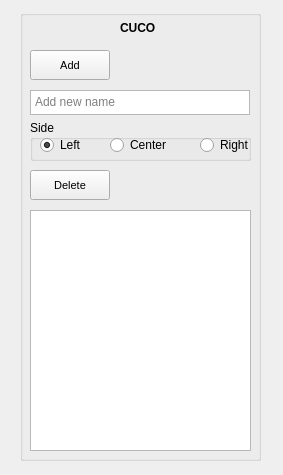
<?xml version="1.0" encoding="UTF-8"?>
<ui version="4.0">
 <class>CUCO</class>
 <widget class="QWidget" name="CUCO">
  <property name="geometry">
   <rect>
    <x>0</x>
    <y>0</y>
    <width>283</width>
    <height>475</height>
   </rect>
  </property>
  <property name="windowTitle">
   <string>Form</string>
  </property>
  <widget class="QGroupBox" name="controlGroupBox">
   <property name="geometry">
    <rect>
     <x>20</x>
     <y>10</y>
     <width>241</width>
     <height>451</height>
    </rect>
   </property>
   <property name="title">
    <string/>
   </property>
   <widget class="QLabel" name="label">
    <property name="geometry">
     <rect>
      <x>100</x>
      <y>10</y>
      <width>41</width>
      <height>16</height>
     </rect>
    </property>
    <property name="font">
     <font>
      <pointsize>9</pointsize>
      <weight>75</weight>
      <bold>true</bold>
     </font>
    </property>
    <property name="text">
     <string>CUCO</string>
    </property>
   </widget>
   <widget class="QPushButton" name="addControl">
    <property name="geometry">
     <rect>
      <x>10</x>
      <y>40</y>
      <width>80</width>
      <height>30</height>
     </rect>
    </property>
    <property name="font">
     <font>
      <pointsize>8</pointsize>
     </font>
    </property>
    <property name="text">
     <string>Add</string>
    </property>
   </widget>
   <widget class="QListWidget" name="controlList">
    <property name="geometry">
     <rect>
      <x>10</x>
      <y>200</y>
      <width>221</width>
      <height>241</height>
     </rect>
    </property>
    <property name="font">
     <font>
      <pointsize>10</pointsize>
     </font>
    </property>
    <property name="alternatingRowColors">
     <bool>true</bool>
    </property>
    <property name="resizeMode">
     <enum>QListView::Adjust</enum>
    </property>
    <property name="spacing">
     <number>2</number>
    </property>
   </widget>
   <widget class="QPushButton" name="deleteControlBTN">
    <property name="geometry">
     <rect>
      <x>10</x>
      <y>160</y>
      <width>80</width>
      <height>30</height>
     </rect>
    </property>
    <property name="font">
     <font>
      <pointsize>8</pointsize>
     </font>
    </property>
    <property name="text">
     <string>Delete</string>
    </property>
   </widget>
   <widget class="QTextEdit" name="newControlName">
    <property name="geometry">
     <rect>
      <x>10</x>
      <y>80</y>
      <width>220</width>
      <height>25</height>
     </rect>
    </property>
    <property name="placeholderText">
     <string>Add new name</string>
    </property>
   </widget>
   <widget class="QGroupBox" name="groupBox">
    <property name="geometry">
     <rect>
      <x>10</x>
      <y>110</y>
      <width>221</width>
      <height>41</height>
     </rect>
    </property>
    <property name="title">
     <string>Side</string>
    </property>
    <widget class="QRadioButton" name="rigthSide">
     <property name="geometry">
      <rect>
       <x>170</x>
       <y>10</y>
       <width>49</width>
       <height>30</height>
      </rect>
     </property>
     <property name="baseSize">
      <size>
       <width>0</width>
       <height>0</height>
      </size>
     </property>
     <property name="text">
      <string>Right</string>
     </property>
    </widget>
    <widget class="QRadioButton" name="center">
     <property name="geometry">
      <rect>
       <x>80</x>
       <y>10</y>
       <width>61</width>
       <height>30</height>
      </rect>
     </property>
     <property name="baseSize">
      <size>
       <width>0</width>
       <height>0</height>
      </size>
     </property>
     <property name="text">
      <string>Center</string>
     </property>
    </widget>
    <widget class="QRadioButton" name="leftSide">
     <property name="geometry">
      <rect>
       <x>10</x>
       <y>10</y>
       <width>42</width>
       <height>30</height>
      </rect>
     </property>
     <property name="text">
      <string>Left</string>
     </property>
     <property name="checked">
      <bool>true</bool>
     </property>
    </widget>
   </widget>
  </widget>
 </widget>
 <resources/>
 <connections/>
</ui>
